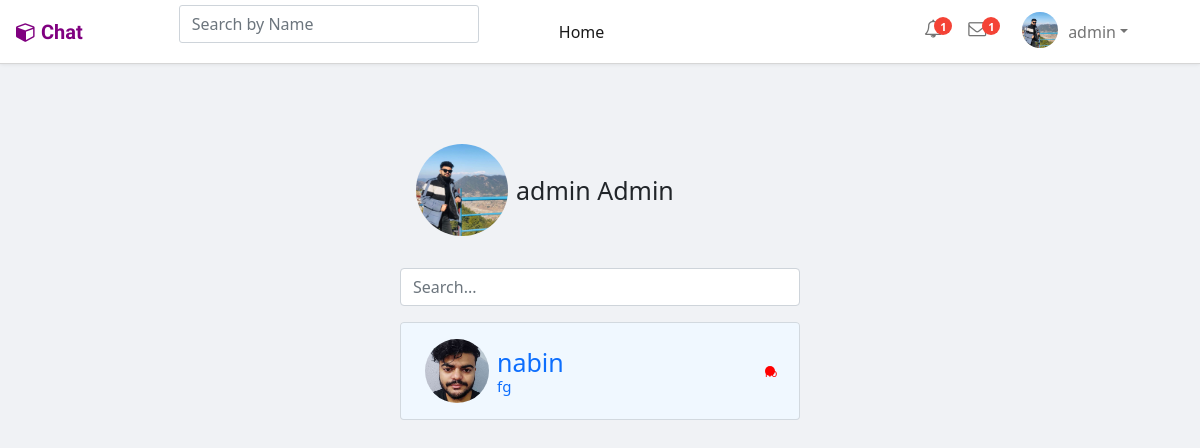
/pages/fetch_msg.php (signed in), run on the app's committed database.
### tables this page shows
CREATE TABLE `users` (
  `user_id` int(11) NOT NULL,
  `name` varchar(255) NOT NULL,
  `username` varchar(255) NOT NULL,
  `lastname` varchar(200) NOT NULL,
  `gender` varchar(20) NOT NULL,
  `email` varchar(255) NOT NULL,
  `phone` int(11) NOT NULL,
  `password` varchar(1000) NOT NULL,
  `p_p` varchar(255) DEFAULT 'user-default.png',
  `c_p` varchar(255) NOT NULL,
  `last_seen` datetime NOT NULL DEFAULT current_timestamp(),
  `is_blocked` int(11) NOT NULL DEFAULT 0,
  `report` int(10) NOT NULL,
  `verification_code` varchar(255) NOT NULL,
  `verified` int(50) NOT NULL DEFAULT 0,
  `interests` varchar(500) NOT NULL
);

CREATE TABLE `chats` (
  `chat_id` int(11) NOT NULL,
  `from_id` int(11) NOT NULL,
  `to_id` int(11) NOT NULL,
  `message` text NOT NULL,
  `chat_img` varchar(255) NOT NULL,
  `opened` tinyint(1) NOT NULL DEFAULT 0,
  `is_blocked` varchar(1) NOT NULL DEFAULT '0',
  `created_at` datetime NOT NULL DEFAULT current_timestamp()
);

### server/helpers/user.php (called while the page is built)
<?php
function getUser($username, $conn){
   $sql = "SELECT * FROM users
           WHERE username=?
          ORDER BY `user_id` DESC";
   $stmt = $conn->prepare($sql);
   $stmt->execute([$username]);
   if ($stmt->rowCount() === 1) {
   	 $user = $stmt->fetch();
   	 return $user;
   }else {
   	$user = [];
   	return $user;
   }
}

### components/include.php (called while the page is built, shortened)
<?php
  if (isset($_SESSION['username'])) {
  	include '../server/db.conn.php';
  	include '../server/helpers/user.php';
  	include '../server/helpers/conversations.php';
    include '../server/helpers/last_chat.php';
  	$user = getUser($_SESSION['username'], $conn);
  	$conversations = getConversation($user['user_id'], $conn);
?>
<?php } ?>

### server/helpers/conversations.php (called while the page is built)
<?php
function getConversation($user_id, $conn){
    $sql = "SELECT * FROM conversations
            WHERE user_1=? OR user_2=?
            ORDER BY conversation_id DESC";
    $stmt = $conn->prepare($sql);
    $stmt->execute([$user_id, $user_id]);
    if($stmt->rowCount() > 0){
        $conversations = $stmt->fetchAll();
        $user_data = [];
        foreach($conversations as $conversation){
            if ($conversation['user_1'] == $user_id) {
            	$sql2  = "SELECT *
            	          FROM users WHERE user_id=?
                        ORDER BY `user_id` DESC";
            	$stmt2 = $conn->prepare($sql2);
            	$stmt2->execute([$conversation['user_2']]);
            }else {
            	$sql2  = "SELECT *
            	          FROM users WHERE user_id=?
                        ORDER BY `user_id` DESC";
            	$stmt2 = $conn->prepare($sql2);
            	$stmt2->execute([$conversation['user_1']]);
            }
            $allConversations = $stmt2->fetchAll();
            array_push($user_data, $allConversations[0]);
        }
        return $user_data;
    }else {
    	$conversations = [];
    	return $conversations;
    }
}

### server/helpers/last_chat.php (called while the page is built, shortened)
<?php
function lastChat($id_1, $id_2, $conn){
   $sql = "SELECT * FROM chats
           WHERE (from_id=? AND to_id=?)
           OR    (to_id=? AND from_id=?)
           ORDER BY chat_id DESC  ";
    $stmt = $conn->prepare($sql);
    $stmt->execute([$id_1, $id_2, $id_1, $id_2]);
    if ($stmt->rowCount() > 0) {
    	$chat = $stmt->fetch();
        return base64_decode(substr( $chat['message'],0,20));
    	return base64_decode($chat['message']);
    	return $chat['opened'];
    }else {
    	$chat = '';
    	return $chat;
    }
}
?>

### pages/fetch_msg.php (the view, shortened to what this page needs)
<head>
        <link rel="stylesheet" href="https://stackpath.bootstrapcdn.com/bootstrap/4.5.0/css/bootstrap.min.css">
        <link rel="stylesheet" href="https://maxcdn.bootstrapcdn.com/font-awesome/4.7.0/css/font-awesome.min.css">
        <link rel="stylesheet" href="path/to/font-awesome/css/font-awesome.min.css">
        <link href="https://cdn.jsdelivr.net/npm/bootstrap@5.1.3/dist/css/bootstrap.min.css" rel="stylesheet">
        <link rel="stylesheet" rel="https://cdnjs.cloudflare.com/ajax/libs/font-awesome/4.7.0/css/font-awesome.min.css">
    </head>
    </html>
</html>
<?php
include '../components/include.php';
?>
<!DOCTYPE html>
<html lang="en">
<link rel="stylesheet" href="assets/css/landing_page.css">
<body>
<nav class="navbar navbar-expand-sm navbar-light fixed-top ">
	<a href="../home.php" class="navbar-brand mr-3"><i class="fa fa-cube"></i><b>Chat</b></a>
	<form class="navbar-form form-inline mr-4" style="margin-right:30px;">
			<div class="input-group search-box">
				<input type="text" id="searchText" class="form-control" placeholder="Search by Name">
				<span class="input-group-addon"></span>
			</div>
		</form>
	<div id="navbarCollapse" class="collapse navbar-collapse justify-content-start ml-5">
		<div class="navbar-nav">
			<a href="#" class="nav-item nav-link active">Home</a>
		</div>
		<div class="navbar-nav ml-auto mr-5">
			<a href="profile.php" class="nav-item nav-link notifications"><i class="fa fa-bell-o"></i><span class="badge">1</span></a>
			<a href="final_one.php" class="nav-item nav-link messages"><i class="fa fa-envelope-o"></i><span class="badge">1</span></a></a>
			<div class="nav-item dropdown">
				<a href="#" data-toggle="dropdown" class="nav-link dropdown-toggle user-action">
            <img src="../client/assets/uploads/<?=$user['p_p']?>"class="w-30 rounded-circle" height="36" width="36">
            <?php echo htmlspecialchars($_SESSION["name"]); ?><b class="caret"></b></a>
			</div>
		</div>
	</div>
</nav>
<div class="container">
<div class="maincontainer" style="display: flex;     margin-top: 8pc;     justify-content: space-evenly;">
        <div style="width: 25pc; display: inline-block;">
            <div class="d-flex mb-3 p-3  justify-content-between align-items-center">
                <div class="d-flex align-items-center">
                    <img src="../client/assets/uploads/<?= $user['p_p'] ?>" class=" image w-25 rounded-circle">
                    <h3 class=" fs-xs m-2">
                        <?= $user['name'] ?>
                        <?= $user['lastname'] ?>
                    </h3>
                </div>
            </div>
            <form class="">
                <div class="input-group mb-3">
                    <input type="text" placeholder="Search..." id="searchTextt" name="type" class="form-control round">
                </div>
            </form>
            <ul id="chatList" class="list-group mvh-50 overflow-auto" style="top:0">
                <?php if (!empty($conversations)) { ?>
                    <?php
                    foreach ($conversations as $conversation) { ?>
                        <li class="list-group-item">
                            <a href="final.php?user=<?= $conversation['username'] ?>" class="d-flex
		    			justify-content-between
		    			align-items-center p-2">
                                <div class="d-flex
		    			 align-items-center">
                         <img src="../client/assets/uploads/<?=  $conversation['p_p']?>" class="w-10 rounded-circle" style="width:4pc;">
                                    <h3 class="fs-xs m-2">
                                        <?= $conversation['name'] ?><br>
                                        <div class="message" style="color: <?php echo $chat['color']; ?>; font-size:15px"
                                        >
                                            <?php
                                            echo  lastChat($_SESSION['user_id'], $conversation['user_id'], $conn);
                                            ?>
                                        </div>
                                    </h3>
                                </div>
                                    <?php if (isset($chatWith) && last_seen($chatWith['last_seen']) == "Active") { ?>
                                    <div title="online">
                                        <div class="online"> yes</div>
                                    </div>
                                <?php } else { ?>
                                    <div class="offline"> no</div>
                                <?php  } ?>
                            </a>
                        </li>
                    <?php } ?>
                <?php } ?>
            </ul>
        </div>
    </div>
</div>

### client/assets/css/landing_page.css (style rules this page uses)
body { background-color: #f0f2f5 }
.form-inline { display: inline-block; }
.navbar { background: #fff; padding-left: 16px; padding-right: 16px; border-bottom: 1px solid #d6d6d6; box-shadow: 0 0 4px rgba(0,0,0,.1); height:4pc; }
.nav-link img { border-radius: 50%; width: 36px; height: 36px; margin: -8px 0; float: left; margin-right: 10px; }
.navbar .navbar-brand { color: purple; padding-left: 0; padding-right: 50px; font-family: 'Merienda One', sans-serif; }
.navbar .navbar-brand i { font-size: 20px; margin-right: 5px; }
.search-box { position: relative; }
.search-box input { box-shadow: none; padding-right: 35px; border-radius: 3px !important; }
.search-box .input-group-addon { min-width: 35px; border: none; background: transparent; position: absolute; right: 0; z-index: 9; padding: 7px; height: 100%; }
.navbar .nav-item i { font-size: 18px; }
.navbar .badge { color: #fff; background: #f44336; font-size: 11px; border-radius: 20px; position: absolute; min-width: 10px; padding: 4px 6px 0; min-height: 18px; top: 5px; }
.navbar a.notifications, .navbar a.messages { position: relative; margin-right: 10px; }
.navbar a.messages { margin-right: 20px; }
.navbar a.notifications .badge { margin-left: -8px; }
.navbar a.messages .badge { margin-left: -4px; }
@media (min-width: 1200px) { .form-inline .input-group { width: 300px; margin-left: 30px; } }
ul { position:relative; top:3pc; font-size:10px; }

### pages/fetch_msg.php (style rules this page uses)
.fs-xs { font-size: 25px; font-family: inherit; font-weight: 500; }
.list-group-item a { text-decoration: none; }
.image { position: relative; }
.list-group-item { background-color: aliceblue; }
.offline { color: red; height: 10px; width: 10px; background-color: red; border-radius: 50%; display: inline-block; }
.list-group { height: 300px; overflow-y: auto; }

### data on the page
users: p_p (picture), name "admin", lastname "Admin"
users: p_p (picture), name "nabin", user_id.message "fg"

### other printed values
$_SESSION["name"] "admin"
